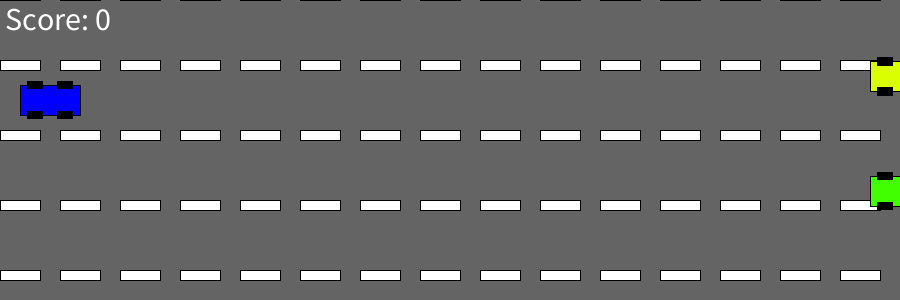
Frame 1 (no input)
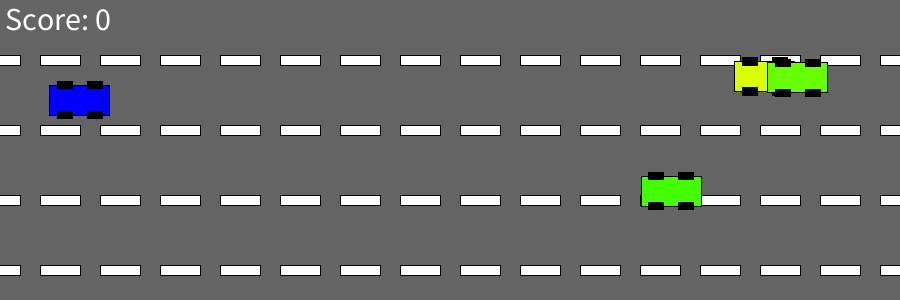
Frame 60 (the mouse pressed at the canvas centre just before this capture)
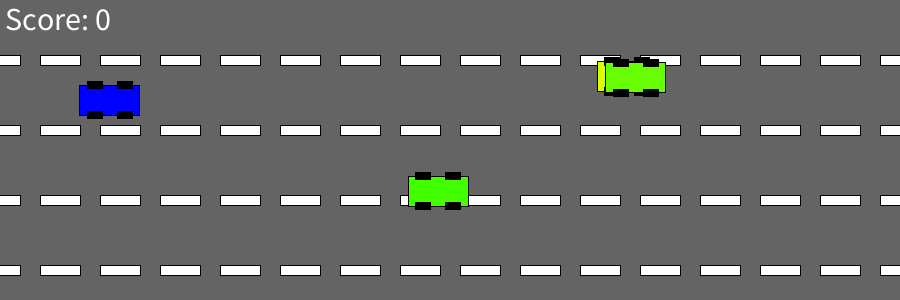
Frame 120 (the mouse held since frame 60 and released just before this capture)

The Processing sketch that drew these frames (run headless with seeded random() and noise(); from frame 60 on, the mouse is pressed at the canvas centre):

// Processing sketch: trafficGame
// ── trafficGame.pde
Car car;
Traffic[] traffic;

Score scoreBoard;
void setup(){
  traffic=new Traffic [10];
 size(900,300);
 car=new Car(50,100,60, color(0,0,255));
 for (int i=0; i<traffic.length;i++){
 traffic[i]=new Traffic(random(width,width*i),random(10,height-10),60, color(random(0,255),random(255,0), 0));
 }
 scoreBoard= new Score();
}
void draw(){
 background(100);
 road();
scoreBoard.display();
 car.display(); 
 for (int i=0; i<traffic.length;i++){
 trafficDisplay(traffic[i]);
 }
 
 car.keyPressed();
 car.move();
 for (int i=0; i<traffic.length;i++){
 trafficControl(traffic[i]);
 }
}
void road(){
  fill(255);
  for (int h=0; h<height/50; h++){
  for(int i=0; i<width/50; i++){
   rect(0+(i*60),(height-30)-(h*70) ,40,10);
  }
  }

}
void trafficDisplay(Traffic traffic){
  traffic.display();
  
}
void trafficControl(Traffic traffic){
  traffic.move(car.getDirection(),scoreBoard);
  traffic.compleated(scoreBoard);
    
    
  }

// ── Car.pde
class Car {
  private float x;
  private float y;
  private color clr;
  private float theSize;
  private char xDirection;
  private char yDirection;

  public Car(float gX, float gY, float size, color c) {
    x=gX;
    y=gY;
    theSize=size;
    clr=c;
    xDirection='d';
  }


  public void display() {
    float wheelOffset = theSize / 4;
    rectMode(CENTER);
    stroke(0);
    fill(clr);
    rect(x, y, theSize, theSize/2);
    fill(0);
    rect(x - wheelOffset, y - wheelOffset, 
      wheelOffset, wheelOffset/2);
    rect(x + wheelOffset, y - wheelOffset, 
      wheelOffset, wheelOffset/2);
    rect(x - wheelOffset, y + wheelOffset, 
      wheelOffset, wheelOffset/2);
    rect(x + wheelOffset, y + wheelOffset, 
      wheelOffset, wheelOffset/2);
  }
  public void move() {
   
      if (xDirection=='d') {
        x=x+0.5;
      } else if (xDirection=='a') {
        x=x-1.2;
      } else {
        x=x-1;
      }

      if (yDirection=='w') {
        y--;
      } else if (yDirection=='s') {
        y++;
      }
      checkEdge();
    }
  
  void keyPressed() {
    if (key=='d') {
      xDirection='d';
    } else if (key=='a') {
      xDirection='a';
    }

    if (key=='s') {
      yDirection='s';
    } else if (key=='w') {
      yDirection='w';
    } else {
      yDirection='v';
    }
  }


  private void checkEdge() {
    if (x<=0) {
     x=0;
    } else if (x>=width) {
      x=width;
    }
    if (y>=height) {
      y=height;
    } else if (y<=0) {
      y=0;
    }
  }
  
  public char getDirection(){
    return xDirection;
  }
  public float getY(){
    return y;
}


  public float getX(){
    return x;
  }

}

// ── Score.pde
class Score {
  private int score;
  
  public Score(){
   score=0 ; 
        }
  
  public void display(){
   textSize(32);
text("Score: "+score, 5, 30);  
    
  }
  
  
  public void addOne(){
   score=score+1; 
    
    
  }
  
  public void gameOver(){
       textSize(32);
       fill(255,0,0);
text("Score: "+score, 5, 30);  
  }
  
  
  
  
  
  
  
  
  
  
  
  
  
  
  
  
  
  
  
  
  
  
  
  
  
  
  
  
}

// ── Traffic.pde
class Traffic {
  private float x;
  private float y;
  private color clr;
  private float theSize;
  private char xDirection;
  private char yDirection;
  private float speed;

  public Traffic(float gX, float gY, float size, color c) {
    x=gX;
    y=gY;
    theSize=size;
    clr=c;
    speed=random(0.5,3);
  }

  public void display() {
   drawing();
  }
  private void drawing(){
   float wheelOffset = theSize / 4;
    rectMode(CENTER);
    stroke(0);
    fill(clr);
    rect(x, y, theSize, theSize/2);
    fill(0);
    rect(x - wheelOffset, y - wheelOffset, 
      wheelOffset, wheelOffset/2);
    rect(x + wheelOffset, y - wheelOffset, 
      wheelOffset, wheelOffset/2);
    rect(x - wheelOffset, y + wheelOffset, 
      wheelOffset, wheelOffset/2);
    rect(x + wheelOffset, y + wheelOffset, 
      wheelOffset, wheelOffset/2);
  
}
  public float getx() {
    return x;
  }
  public float gety() {
    return y;
  }

  public void move(char direction,Score score) {
    if (checkCrash(car)) {
      rectMode( CENTER);
      fill(255, 0, 0);
      noStroke();
      
      rect(x, y, 10, 50);
      rect(x,y, -50, -10);
      score.gameOver();

      noLoop() ;
    }
    x=x-speed;
    if (direction=='d') {
      x=x-1;
    } else if (direction=='a') {
      x=x;
    }
  }
  public float distance(float x1, float x2, float y1, float y2) {  //calculate distance pythag
    float value=sqrt(pow(x2-x1, 2)+pow(y2-y1, 2));
    return value ;
  }
  public boolean checkCrash(Car car) {
    float crash= distance(x, car.getX(), y, car.getY());
//    float crashTake= distance(x-theSize/3, car.getX(), y, car.getY()-theSize/3);

    if (crash<=0-theSize/2) {
      return true;
    } else if (crash<=0+theSize/2) {
     return true;
    } else {
      return false;
    }
  }
  
 public void compleated(Score board){
   if (round(x)<=-20){
  
    board.addOne(); 
    nextLevel(); 
   }
   
 }
 private void nextLevel(){
 y=random(10,height-10);
 x=random(width,width*1.5);
 speed=random(0.5,3);
 
 }
}
